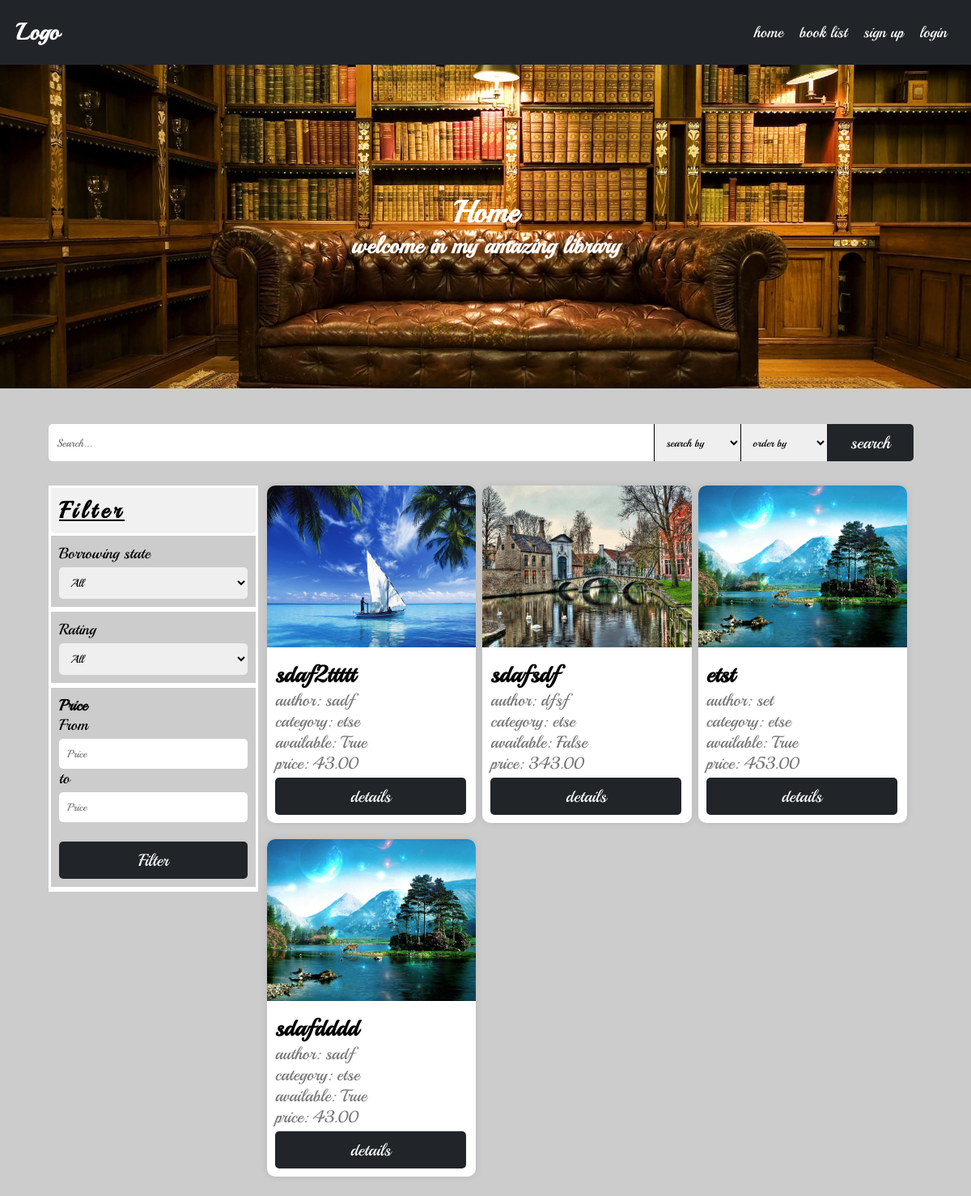
Before: /books/list/ with the older database file.
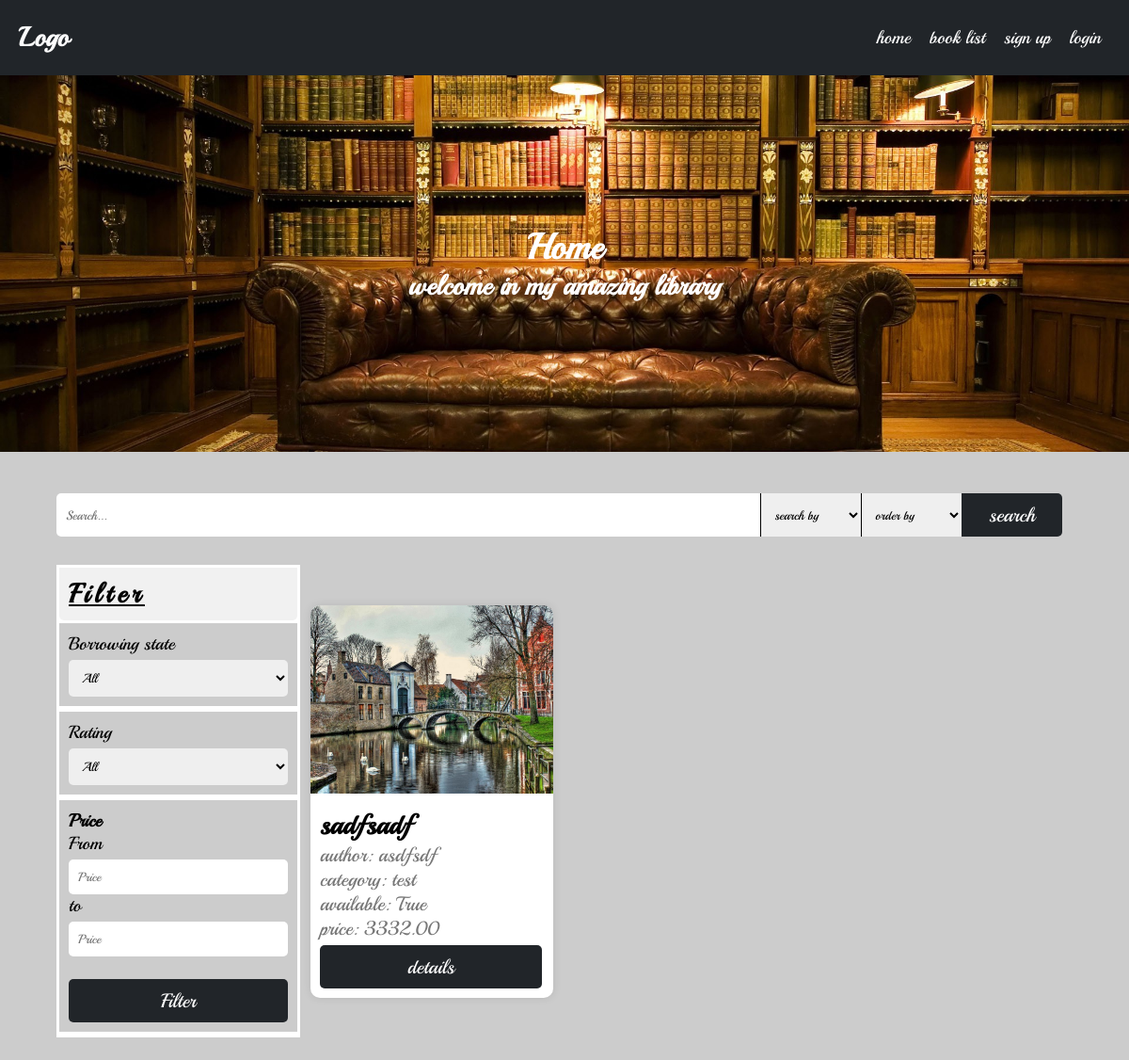
After: the same page with the newer database file.
### books/models.py (models this page shows, shortened)
class Book(BasicModel):
    uploaded_by = models.ForeignKey(User, on_delete=models.CASCADE, related_name='books')
    category = models.ForeignKey(Category, on_delete=models.CASCADE, related_name='books')
    viewers = models.ManyToManyField(User, through=Viewers, related_name='viewed_books')
    title = models.CharField(max_length=100)
    author = models.CharField(max_length=100)
    price = models.DecimalField(max_digits=10, decimal_places=2)
    description = models.TextField()
    borrower = models.ForeignKey(User, on_delete=models.SET_NULL, related_name='borrowed_books', null=True, blank=True)
    objects = BookManager()
    @property
    def is_borrowed(self):
        return self.borrower is not None
    class Meta:
        verbose_name = 'Book'
        verbose_name_plural = 'Books'

class BookImage(BasicModel):
    image = models.ImageField(upload_to=book_cover_path, null=True, blank=True)
    book = models.OneToOneField(Book, on_delete=models.CASCADE, related_name='image', null=True, blank=True)
    class Meta:
        verbose_name = 'Book Image'
        verbose_name_plural = 'Book Images'
    @property
    def url(self):
        return self.image.url

### categories/models.py (models this page shows, shortened)
class Category(BasicModel):
    title = models.CharField(max_length=100)
    user = models.ForeignKey(User, on_delete=models.SET_NULL, related_name='categories',null=True, blank=True)
    class Meta:
        verbose_name = 'Category'
        verbose_name_plural = 'Categories'
    def __str__(self):
        return self.title

### books/views.py (the view, shortened to what this page needs)
# urls.py: path('list/', views.BookListView.as_view(), name='book_list'),
class BookListView(ListView):
    queryset = Book.objects.active()
    context_object_name = 'books'
    def get_queryset(self):
        queryset = self.queryset
        queryset = self.apply_search(queryset)
        queryset = self.apply_filter(queryset)
        queryset = self.apply_ordering(queryset)
        return queryset
    def apply_ordering(self, queryset):
        ordering = self.request.GET.get('order_by', '?')
        if ordering == 'price_desc':
            queryset = queryset.order_by('-price')
        elif ordering == 'price_acs':
            queryset = queryset.order_by('price')
        elif ordering == 'rating_desc':
            queryset = queryset.annotate(avg_rating=Avg('ratings__rating')).order_by('-avg_rating')
        elif ordering == 'rating_acs':
            queryset = queryset.annotate(avg_rating=Avg('ratings__rating')).order_by('avg_rating')
        elif ordering == 'views_desc':
            queryset = queryset.annotate(total_views=Sum('user_viewers__count')).order_by('-total_views')
        elif ordering == 'views_acs':
            queryset = queryset.annotate(total_views=Sum('user_viewers__count')).order_by('total_views')
        elif ordering == 'time_desc':
            queryset = queryset.order_by('-created_at')
        elif ordering == 'time_acs':
            queryset = queryset.order_by('created_at')
        else:
            queryset = queryset.order_by('?')
        return queryset
    def apply_search(self, queryset):
        q = self.request.GET.get('q', '')
        search_by = self.request.GET.get('search_by', 'all')
        if not q:
            return queryset
    def apply_filter(self, queryset):
        available = self.request.GET.get('available', '')
        rating = self.request.GET.get('rating', '')
        price_from = self.request.GET.get('price_from', 0)
        price_to = self.request.GET.get('price_to', 100000000000000000000)
        if available != '' and available:
            queryset = queryset.filter(borrower=None)
        if rating != '' and int(rating) > 0:
            queryset = queryset.annotate(avg_rating=Avg('ratings__rating')).filter(avg_rating=rating)
        if price_from < price_to:
            queryset = queryset.filter(price__range=(price_from, price_to))
        return queryset
    def get_context_data(self, **kwargs):
        context = super().get_context_data(**kwargs)
        context['q'] = self.request.GET.get('q', '')
        context['search_by'] = self.request.GET.get('search_by', 'all')
        context['available'] = self.request.GET.get('available', '')
        context['rating'] = int(self.request.GET.get('rating', 0))
        context['price_from'] = self.request.GET.get('price_from', '')
        context['price_to'] = self.request.GET.get('price_to', '')
        context['order_by'] = self.request.GET.get('order_by', '')
        return context

### books/templatetags/custom_filters.py (called while the page is built)
@register.filter(name='not')
def not_gate(value):
    return not value

@register.filter(name='my_range')
def my_range(value):
    return range(1, value + 1)

### templates/books/book_list.html (shortened to what this page needs)
{% extends "base.html" %}
{% load custom_filters %}
{% load static %}
{% block content %}
<div class="container">
    <div class="row">
        <form class="col-12 search-box">
            <input name="q"  placeholder="Search..." type="search" id="search" value="{{q}}">
            <select name="search_by" id="search_by">
                <option value="all" {% if search_by == 'all' %} selected {% endif %}>search by</option>
            </select>
             <select name="order_by" id="order_by">
                <option value="all" {% if order_by == 'all' %} selected {% endif %}>order by</option>
            </select>
            <button class="btn-1 btn-dark"> search</button>
        </form>
    </div>
    <div class="row" >
        <div class="col-3 filter-box-parent">
            <h3 class="header">Filter</h3>
            <div class="filter-box w-100">
                <form id="filter_form" class="form">
                        <div class="input-container">
                            <label for="available">Borrowing state</label>
                            <select name="available" id="available" class="form-control" class="input">
                                <option value="">All</option>
                            </select>
                        </div>
                        <div class="input-container">
                            <label for="rating">Rating</label>
                            <select name="rating" id="rating" class="form-control" class="input">
                                <option value="0">All</option>
                            </select>
                        </div>
                        <div class="input-container">
                            <h4>Price</h4>
                            <label for="price_from">From</label>
                            <input type="number" name="price_from" id="price_from" class="form-control" placeholder="Price" class="input" value="{{price_from}}" min="0">
                            <label for="price_to">to</label>
                            <input type="number" name="price_to" id="price_to" class="form-control" placeholder="Price" class="input" value="{{price_to}}" min="0">
                            <button class="btn-6 btn-dark" style="margin-top: 24px">Filter</button>
                        </div>
                </form>
            </div>
        </div>
        <div class="col-9">
            <div class="row " id="book_list_user">
            {% for book in books %}
            <div class="col-12 col-sm-6 col-md-4">
                <div class="card">
                    <img src={{book.image.url}} alt="book image">
                    <div class="card-body">
                        <h2 class="card-title">{{book.title}}</h2>
                        <span>author: {{book.author}}</span>
                        <span>category: {{book.category}}</span>
                        <span>available: {{book.is_borrowed|not}}</span>
                        <span>price: {{book.price}}</span>
                        <div class="row w-100">
                            <div class="col-12 text-center">
                                <button class="btn-6 btn-dark" onclick="urlRedirect(`{% url 'book_details' book.slug %}`)">
                                    details
                                </button>
                            </div>
                        </div>
                    </div>
                </div>
            </div>
            {% endfor %}
        </div>
            </div>
    </div>
</div>
{% endblock %}

### templates/base.html (shortened to what this page needs)
{% load static %}
<!DOCTYPE html>
<html lang="en">
<head>
    <link rel="stylesheet" href="{% static 'assets/css/utilities.css' %}">
</head>
<body>
    <nav id="nav">
        <div class="first">
            <div id="logo"><a href="{% url 'home' %}">Logo</a></div>
        </div>
        <ul>
            <li><a href="{% url 'home' %}">home</a></li>
            <li><a href="{% url 'book_list' %}">book list</a></li>
            {% if user.is_anonymous %}
                <li><a href="{% url 'signup' %}">sign up</a></li>
                <li><a href="{% url 'login' %}">login</a></li>
            {% else %}
                {% if user.is_superuser %}
                    <li><a href="{% url 'dashboard_book_list' %}">dashboard</a></li>
                {% endif %}
                <li><a href="{% url 'profile' %}">profile</a></li>
                <li><a href="{% url 'logout' %}">logout</a></li>
            {% endif %}
        </ul>
    </nav>
{% block header %}
<header>
    <img src="{% static 'assets/images/header.jpg' %}" alt="header image">
    <h1> Home</h1>
    <h2> welcome in my amazing library</h2>
</header>
{% endblock %}
    {% block content %}
    {% endblock %}
</body>
</html>

### static/assets/css/utilities.css (style rules this page uses)
:root { font-size: 19px; }
* { box-sizing: border-box; margin: 0; padding: 0; font-family: Playball, cursive; }
body { padding-top: 80px; background-color: #ccc; min-height: 100dvh; }
nav { position: fixed; top: 0; width: 100%; height: 80px; background-color: #212529; color: white; display: flex; justify-content: space-between; align-items: center; padding: 0 20px; overflow: hidden; transition: min-height 0.2s linear; z-index: 2; }
nav > .first { display: flex; justify-content: space-between; flex-direction: row; align-items: center; }
nav > .first #logo > a { font-size: 1.5rem; text-decoration: none; color: white; font-weight: bold; }
nav > ul { display: flex; list-style: none; }
nav > ul > li { margin: 0 10px; }
nav > ul > li > a { text-decoration: none; color: white; font-size: 1rem; transition: color 0.2s linear; }
header { width: 100%; height: 400px; color: white; display: flex; flex-direction: column; align-items: center; justify-content: center; position: relative; }
header > img { width: 100%; height: 400px; object-fit: cover; position: absolute; top: 0; left: 0; z-index: -1; }
.container { width: 90%; display: flex; justify-content: center; align-items: center; flex-direction: column; gap: 20px; margin: 2% auto; }
.container .row { width: 100%; display: flex; justify-content: flex-start; align-items: center; flex-direction: row; row-gap: 20px; column-gap: 1%; flex-wrap: wrap; }
.container .row .col-3 { width: calc(8.3333333333% * 3 - 1%); }
.container .row .col-9 { width: calc(8.3333333333% * 9 - 1%); }
.container .row .col-12 { width: calc(8.3333333333% * 12 - 1%); }
@media screen and (min-width: 768px) { .container .row .col-sm-6 { width: calc(8.3333333333% * 6 - 1%); } }
@media screen and (min-width: 992px) { .container .row .col-md-4 { width: calc(8.3333333333% * 4 - 1%); } }
.w-100 { width: 100% !important; }
.form { width: 100%; padding: 15px; display: flex; justify-content: center; align-items: center; flex-direction: column; gap: 10px; background-color: #ccc; }
.form .input-container { display: flex; flex-direction: column; width: 100%; }
.form .input-container input, .form .input-container textarea, .form .input-container select { width: 100%; padding: 10px; border: none; border-radius: 5px; margin-top: 5px; outline: none; }
.btn-1 { width: calc(16.6666666667% * 1); padding: 10px; border: none; border-radius: 5px; margin-top: 5px; outline: none; cursor: pointer; font-size: 1.1rem; }
.btn-6 { width: calc(16.6666666667% * 6); padding: 10px; border: none; border-radius: 5px; margin-top: 5px; outline: none; cursor: pointer; font-size: 1.1rem; }
.btn-dark { background-color: #212529; color: white; }
.search-box { width: 100%; padding: 10px 0; border: none; border-radius: 5px; margin-top: 5px; display: flex; justify-content: center; }
.search-box > input { width: 70%; padding: 10px; border: none; border-radius: 5px 0 0 5px; margin-top: 5px; }
.search-box > select { width: 10%; padding: 10px; border: none; margin-top: 5px; outline: none; border-left: 1px solid black; cursor: pointer; }
.search-box > button { border-radius: 0 5px 5px 0; width: 10%; }
.card { background-color: white; border-radius: 10px; box-shadow: 0 0 10px rgba(0, 0, 0, 0.1); }
.card > img { width: 100%; object-fit: cover; border-radius: 10px 10px 0 0; height: 200px; }
.card > .card-body { padding: 10px; display: flex; justify-content: center; align-items: start; flex-direction: column; }
.card > .card-body > h2 { font-weight: bold; }
.card > .card-body > span { font-size: 1.1rem; color: #777; font-weight: 500; }
.text-center { text-align: center; }
.filter-box-parent { height: max-content; background-color: white; position: sticky; top: 100px; align-self: flex-start; border: 3px solid white; }
.filter-box-parent .header { padding: 10px; background-color: #f1f1f1; font-weight: bold; border-bottom-left-radius: 5px; border-bottom-right-radius: 5px; font-size: 1.5rem; text-decoration: underline; letter-spacing: 5px; }
.filter-box-parent .form { padding: 0; gap: 0; }
.filter-box-parent .form .input-container { border-top: 3px solid white; border-bottom: 3px solid white; width: 100%; padding: 10px; }

Changed rows visible on the page:
removed Book: image (picture), title "sdaf2ttttt", author "sadf", category "etse", is_borrowed|not "True", price "43.00"
removed Book: image (picture), title "sdafsdf", author "dfsf", category "etse", is_borrowed|not "False", price "343.00"
removed Book: image (picture), title "etst", author "set", category "etse", is_borrowed|not "True", price "453.00"
removed Book: image (picture), title "sdafdddd", author "sadf", category "etse", is_borrowed|not "True", price "43.00"
added Book: image (picture), title "sadfsadf", author "asdfsdf", category "test", is_borrowed|not "True", price "3332.00"
